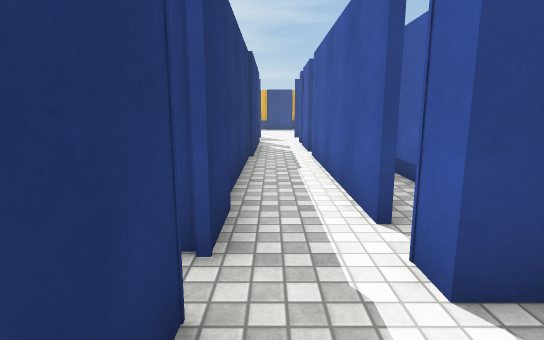
View 1 (above)

16 first-person views from a walk through a Unity game level. The camera is 1.3 m above the floor, tilts 10° down and sees 80° across. The floor is counted in squares, 1 m on a side. Each view is taken from the middle of a square. On the plan, view 1 faces up. The plan holds only what a view shows up to about 14 squares ahead; the rest is blank. The place goes on beyond the plan. Surface patterns are stand-ins for the level's own textures.

View 2
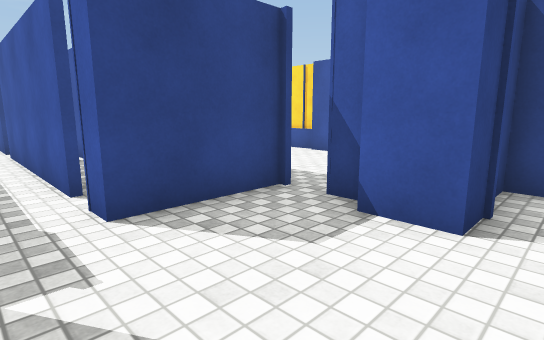

View 3
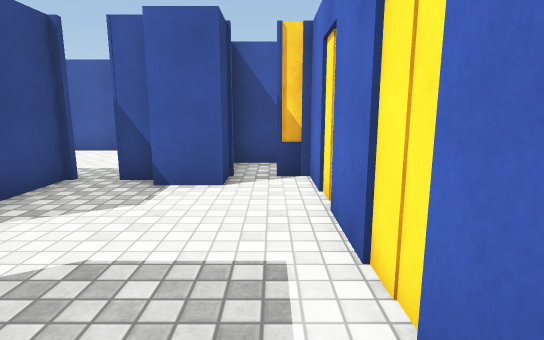

View 4
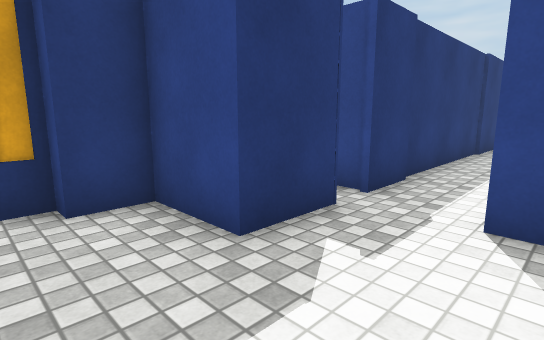

View 5
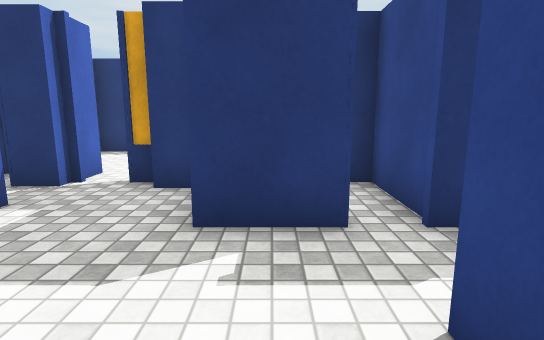

View 6
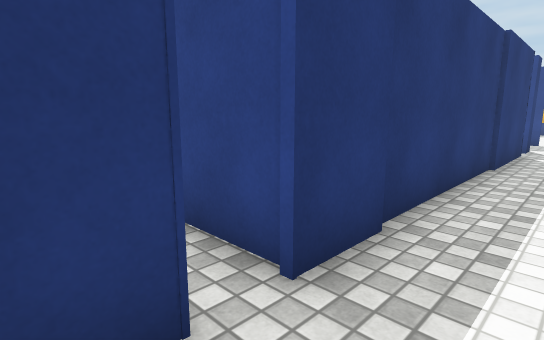

View 7
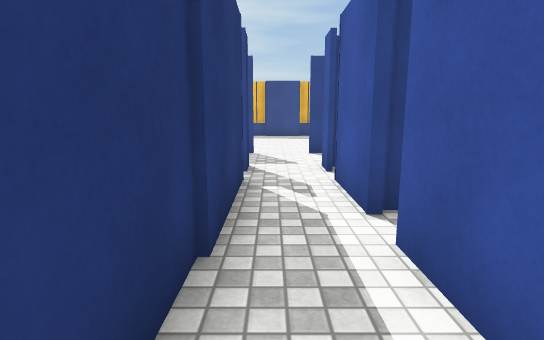

View 8
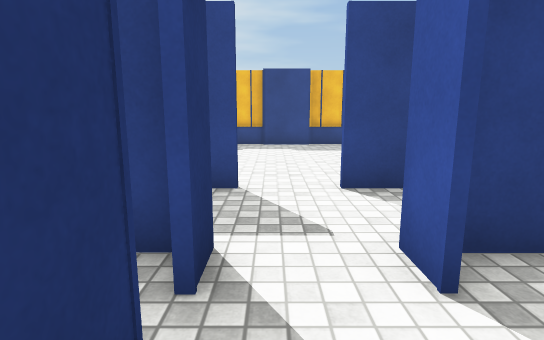

View 9
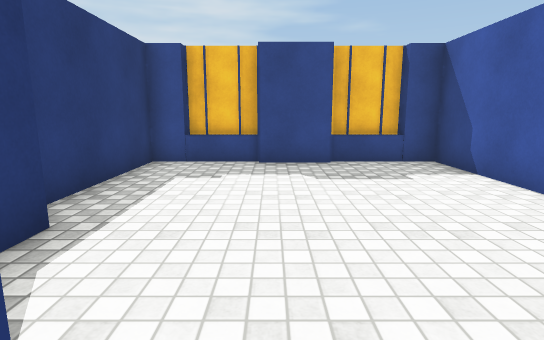

View 10
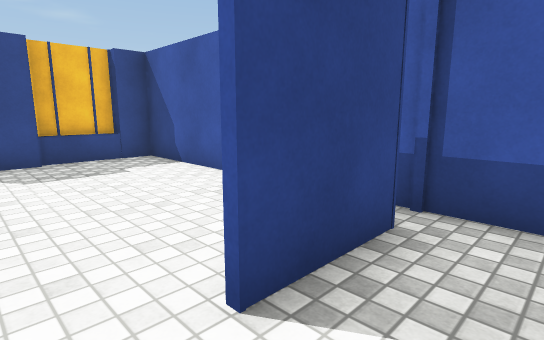

View 11
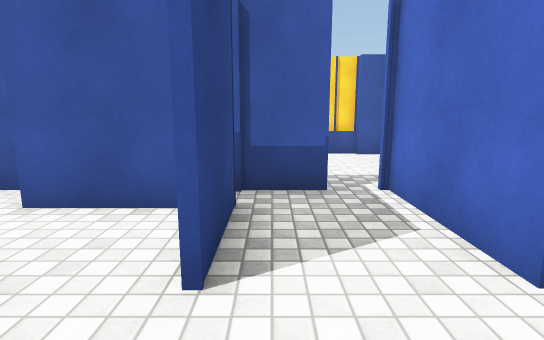

View 12
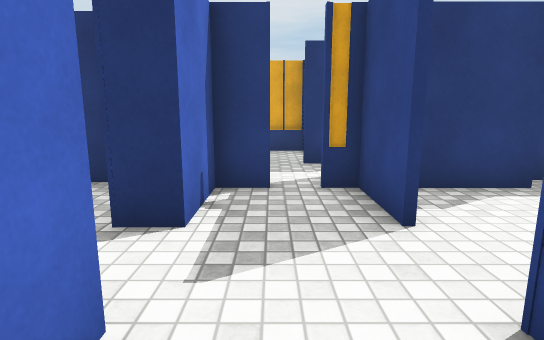

View 13
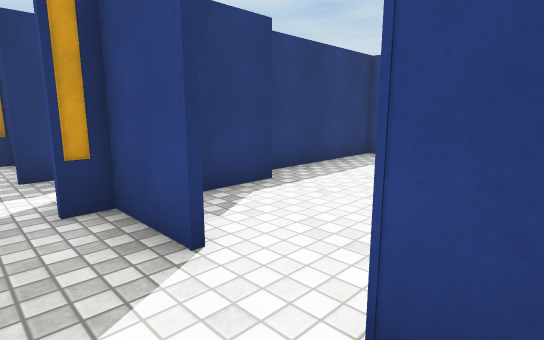

View 14
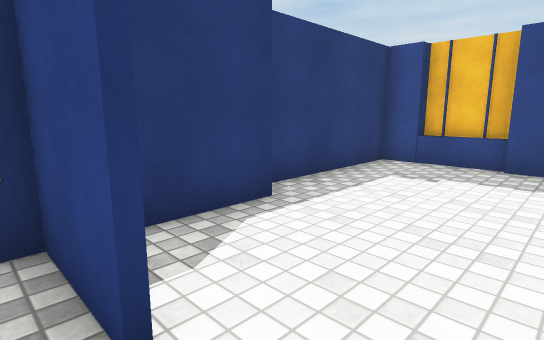

View 15
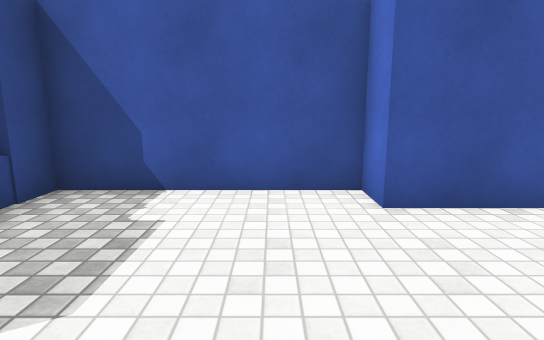

View 16
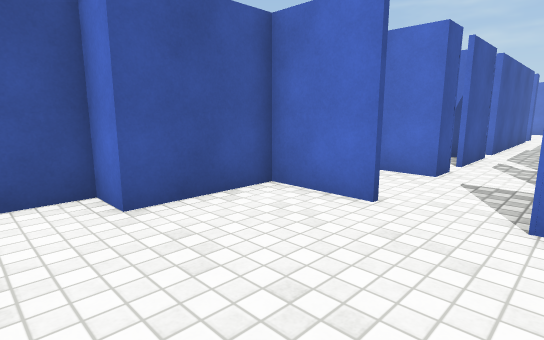

### Floor plan
Ten units are one square. View 1 is at (0, 0); x grows to the right and y downward. Boxes are objects, and circles mark ways between rooms. Rooms are numbered by the first view taken in them; rooms with no view inside come last. Other rooms are left out.
<svg viewBox="-46 -265 101 300">
<path fill="none" stroke="#000" d="M12 -36 12 -101M-6 -20 -6 -1M44 -21 12 -21 12 -28M44 -2 44 -10M-6 28 46 28 46 20M49 11 38 11 38 -2M12 -110 12 -134M-6 -132 -6 -29M12 -141 12 -150M-6 -150 -6 -141M-16 28 -6 28M-41 28 -26 28M-6 -1 -26 -1 -26 11 -30 11 -30 18M-5 -175 -26 -175 -26 -169M12 -150 46 -150M35 -175 11 -175M44 -160 44 -180M-26 -160 -26 -150 -6 -150M-26 -206 -26 -184M-2 -260 -23 -260M11 -177 33 -177 33 -205 44 -205 44 -257 -32 -257 -32 -210M35 -260 16 -260"/>
<circle cx="-10" cy="15" r="3" fill="#2a7"/>
<circle cx="0" cy="-150" r="3" fill="#2a7"/>
<circle cx="5" cy="-180" r="3" fill="#2a7"/>
<text x="0" y="-40">1</text>
<text x="-20" y="20">2</text>
<text x="10" y="-170">3</text>
<text x="10" y="-220">4</text>
</svg>
Room 1 opens to room 2. Room 1 opens to room 3. Room 3 opens to room 4.

Where each view was taken, in squares from view 1:
view 1: 0 up, 0 right, facing up
view 2: 2 down, 0 right, facing up-right
view 3: 2 down, 2 left, facing right
view 4: 2 down, 2 right, facing up-left
view 5: 1 up, 3 right, facing left
view 6: 1 up, 1 right, facing up-left
view 7: 7 up, 0 right, facing up
view 8: 12 up, 0 right, facing up
view 9: 17 up, 0 right, facing up
view 10: 16 up, 0 right, facing up-right
view 11: 17 up, 1 left, facing right
view 12: 16 up, 3 right, facing left
view 13: 16 up, 2 right, facing up-left
view 14: 17 up, 1 right, facing up-left
view 15: 22 up, 1 left, facing right
view 16: 22 up, 1 left, facing down-right
